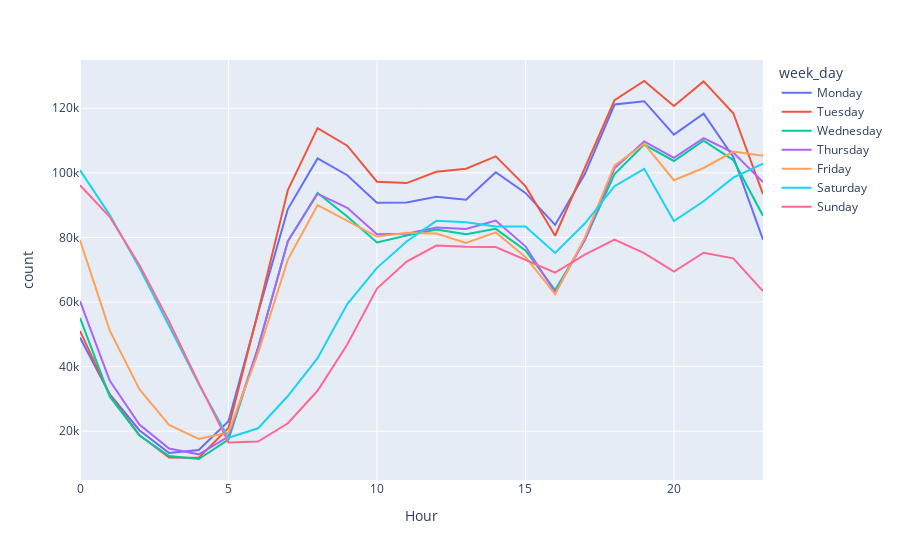

Notebook source saved alongside this figure:
### Code cell
fig = px.line(pickups_df, x='Hour', y='count', color = "week_day")
#fig.update_layout(title_text="Number of pickups on Fridays")
#fig.update_xaxes(title_text='Hour of day')
#fig.update_yaxes(title_text='Trips count')
fig.show()

### Figure 1 — Plotly figure (JSON) as saved in the notebook; plotly's stock layout.template omitted (floating-point values rounded to 4 significant figures)
{"data": [{"hovertemplate": "week_day=Monday<br>Hour=%{x}<br>count=%{y}<extra></extra>", "legendgroup": "Monday", "line": {"color": "#636efa", "dash": "solid"}, "mode": "lines", "name": "Monday", "orientation": "v", "showlegend": true, "type": "scatter", "x": [0, 1, 2, 3, 4, 5, 6, 7, 8, 9, 10, 11, 12, 13, 14, 15, 16, 17, 18, 19, 20, 21, 22, 23], "xaxis": "x", "y": [49003, 31439, 20289, 13271, 14163, 23089, 56725, 88768, 104469, 99254, 90740, 90837, 92567, 91676, 100203, 93780, 83864, 99619, 121153, 122172, 111814, 118341, 104909, 79290], "yaxis": "y"}, {"hovertemplate": "week_day=Tuesday<br>Hour=%{x}<br>count=%{y}<extra></extra>", "legendgroup": "Tuesday", "line": {"color": "#EF553B", "dash": "solid"}, "mode": "lines", "name": "Tuesday", "orientation": "v", "showlegend": true, "type": "scatter", "x": [0, 1, 2, 3, 4, 5, 6, 7, 8, 9, 10, 11, 12, 13, 14, 15, 16, 17, 18, 19, 20, 21, 22, 23], "xaxis": "x", "y": [51050, 31262, 18777, 11848, 11760, 20974, 56943, 94672, 113831, 108406, 97244, 96826, 100338, 101270, 105082, 95881, 80519, 101582, 122511, 128430, 120721, 128311, 118441, 93400], "yaxis": "y"}, {"hovertemplate": "week_day=Wednesday<br>Hour=%{x}<br>count=%{y}<extra></extra>", "legendgroup": "Wednesday", "line": {"color": "#00cc96", "dash": "solid"}, "mode": "lines", "name": "Wednesday", "orientation": "v", "showlegend": true, "type": "scatter", "x": [0, 1, 2, 3, 4, 5, 6, 7, 8, 9, 10, 11, 12, 13, 14, 15, 16, 17, 18, 19, 20, 21, 22, 23], "xaxis": "x", "y": [55074, 30751, 18619, 12278, 11387, 17386, 45923, 78856, 93774, 86471, 78427, 80611, 82471, 81006, 82660, 75987, 63717, 79153, 99627, 108760, 103672, 109958, 103946, 86731], "yaxis": "y"}, {"hovertemplate": "week_day=Thursday<br>Hour=%{x}<br>count=%{y}<extra></extra>", "legendgroup": "Thursday", "line": {"color": "#ab63fa", "dash": "solid"}, "mode": "lines", "name": "Thursday", "orientation": "v", "showlegend": true, "type": "scatter", "x": [0, 1, 2, 3, 4, 5, 6, 7, 8, 9, 10, 11, 12, 13, 14, 15, 16, 17, 18, 19, 20, 21, 22, 23], "xaxis": "x", "y": [60268, 35659, 22027, 14633, 12833, 18317, 45982, 78789, 93541, 89186, 80947, 81162, 83059, 82631, 85229, 77242, 62951, 79145, 101378, 109715, 104657, 110763, 106292, 97131], "yaxis": "y"}, {"hovertemplate": "week_day=Friday<br>Hour=%{x}<br>count=%{y}<extra></extra>", "legendgroup": "Friday", "line": {"color": "#FFA15A", "dash": "solid"}, "mode": "lines", "name": "Friday", "orientation": "v", "showlegend": true, "type": "scatter", "x": [0, 1, 2, 3, 4, 5, 6, 7, 8, 9, 10, 11, 12, 13, 14, 15, 16, 17, 18, 19, 20, 21, 22, 23], "xaxis": "x", "y": [79200, 51206, 32982, 21932, 17602, 19588, 44261, 73118, 89976, 85023, 80276, 81437, 81209, 78321, 81542, 73947, 62454, 79939, 102284, 108942, 97710, 101498, 106565, 105276], "yaxis": "y"}, {"hovertemplate": "week_day=Saturday<br>Hour=%{x}<br>count=%{y}<extra></extra>", "legendgroup": "Saturday", "line": {"color": "#19d3f3", "dash": "solid"}, "mode": "lines", "name": "Saturday", "orientation": "v", "showlegend": true, "type": "scatter", "x": [0, 1, 2, 3, 4, 5, 6, 7, 8, 9, 10, 11, 12, 13, 14, 15, 16, 17, 18, 19, 20, 21, 22, 23], "xaxis": "x", "y": [100836, 86982, 70581, 52760, 34577, 17964, 20897, 30893, 42622, 59369, 70576, 78737, 85136, 84702, 83388, 83367, 75171, 84283, 95871, 101238, 85081, 91191, 98496, 102817], "yaxis": "y"}, {"hovertemplate": "week_day=Sunday<br>Hour=%{x}<br>count=%{y}<extra></extra>", "legendgroup": "Sunday", "line": {"color": "#FF6692", "dash": "solid"}, "mode": "lines", "name": "Sunday", "orientation": "v", "showlegend": true, "type": "scatter", "x": [0, 1, 2, 3, 4, 5, 6, 7, 8, 9, 10, 11, 12, 13, 14, 15, 16, 17, 18, 19, 20, 21, 22, 23], "xaxis": "x", "y": [96168, 86386, 71433, 53948, 34875, 16492, 16775, 22455, 32514, 46857, 64165, 72517, 77480, 77084, 76999, 72928, 69081, 74638, 79332, 75124, 69451, 75243, 73526, 63345], "yaxis": "y"}], "layout": {"legend": {"title": {"text": "week_day"}, "tracegroupgap": 0}, "margin": {"t": 60}, "xaxis": {"anchor": "y", "domain": [0, 1], "title": {"text": "Hour"}}, "yaxis": {"anchor": "x", "domain": [0, 1], "title": {"text": "count"}}}}
